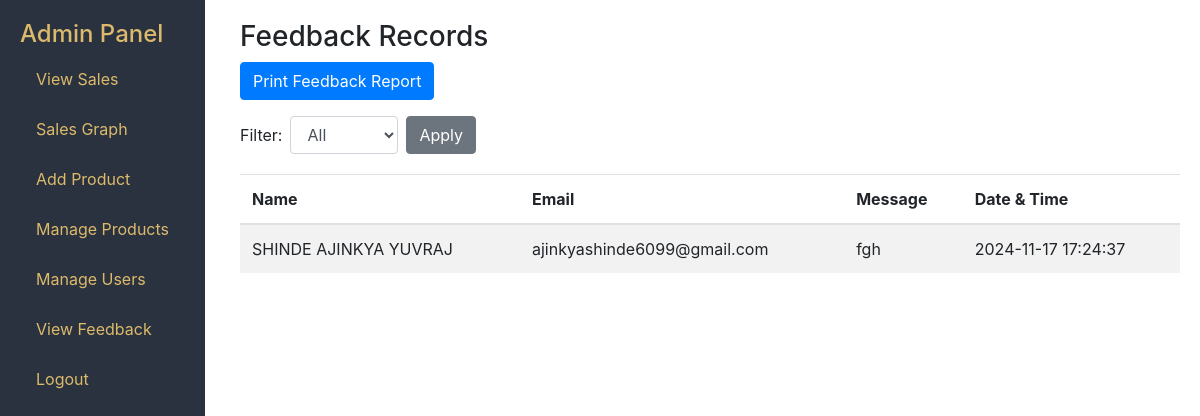
Screenshot of /view_feedback.php with the database file from the repository.
### tables this page shows
CREATE TABLE `feedback` (
  `id` int(11) NOT NULL,
  `name` varchar(100) NOT NULL,
  `email` varchar(100) NOT NULL,
  `message` text NOT NULL,
  `created_at` timestamp NOT NULL DEFAULT current_timestamp()
);

### view_feedback.php (the view, shortened to what this page needs)
<?php
require 'db.php';
$filter = isset($_GET['filter']) ? $_GET['filter'] : 'all';
switch ($filter) {
    default:
        $feedbackQuery = "SELECT * FROM feedback ORDER BY created_at DESC";
        break;
}
$feedbackResult = mysqli_query($conn, $feedbackQuery);
?>
<!DOCTYPE html>
<html lang="en">
<head>
    <link href="https://stackpath.bootstrapcdn.com/bootstrap/4.5.2/css/bootstrap.min.css" rel="stylesheet">
</head>
<body>
    <div class="sidebar">
        <a href="admin_panel.php" style="text-decoration: none; color: #ddba6b"><h4>Admin Panel</h4></a>
        <a href="view_sales.php" class="nav-link">View Sales</a>
        <a href="sales_graph.php" class="nav-link">Sales Graph</a>
        <a href="add_product.php" class="nav-link">Add Product</a>
        <a href="manage_product.php" class="nav-link">Manage Products</a>
        <a href="manage_users.php" class="nav-link">Manage Users</a>
        <a href="view_feedback.php" class="nav-link">View Feedback</a>
        <a href="logout.php" class="nav-link">Logout</a>
    </div>
    <div class="content">
        <h3>Feedback Records</h3>
        <button class="btn btn-primary mb-3 print-button" onclick="printReport()">Print Feedback Report</button>
        <div class="filter-section">
            <form method="GET" action="view_feedback.php" class="form-inline">
                <label for="filter" class="mr-2">Filter:</label>
                <select name="filter" id="filter" class="form-control mr-2">
                    <option value="all" <?= $filter == 'all' ? 'selected' : '' ?>>All</option>
                </select>
                <button type="submit" class="btn btn-secondary">Apply </button>
            </form>
        </div>
        <table class="table table-striped">
            <thead>
                <tr>
                    <th>Name</th>
                    <th>Email</th>
                    <th>Message</th>
                    <th>Date & Time</th>
                </tr>
            </thead>
            <tbody>
                <?php if (mysqli_num_rows($feedbackResult) > 0): ?>
                    <?php while ($row = mysqli_fetch_assoc($feedbackResult)): ?>
                        <tr>
                            <td><?= htmlspecialchars($row['name']) ?></td>
                            <td><?= htmlspecialchars($row['email']) ?></td>
                            <td><?= htmlspecialchars($row['message']) ?></td>
                            <td><?= htmlspecialchars($row['created_at']) ?></td>
                        </tr>
                    <?php endwhile; ?>
                <?php else: ?>
                    <tr>
                        <td colspan="4" class="text-center">No feedback records found for the selected filter.</td>
                    </tr>
                <?php endif; ?>
            </tbody>
        </table>
    </div>
</body>
</html>

### view_feedback.php (style rules this page uses)
body { display: flex; }
.sidebar { min-width: 200px; background-color: #2a3240; color: #ddba6a; padding: 20px; height: 100vh; position: fixed; top: 0; left: 0; }
.sidebar .nav-link { color: #ddba6a; margin: 10px 0; }
.content { margin-left: 220px; padding: 20px; flex: 1; }
.filter-section { margin-bottom: 20px; }

### rows the page displays
feedback: name "SHINDE AJINKYA YUVRAJ", email "ajinkyashinde6099@gmail.com", message "fgh", created_at "2024-11-17 17:24:37"
